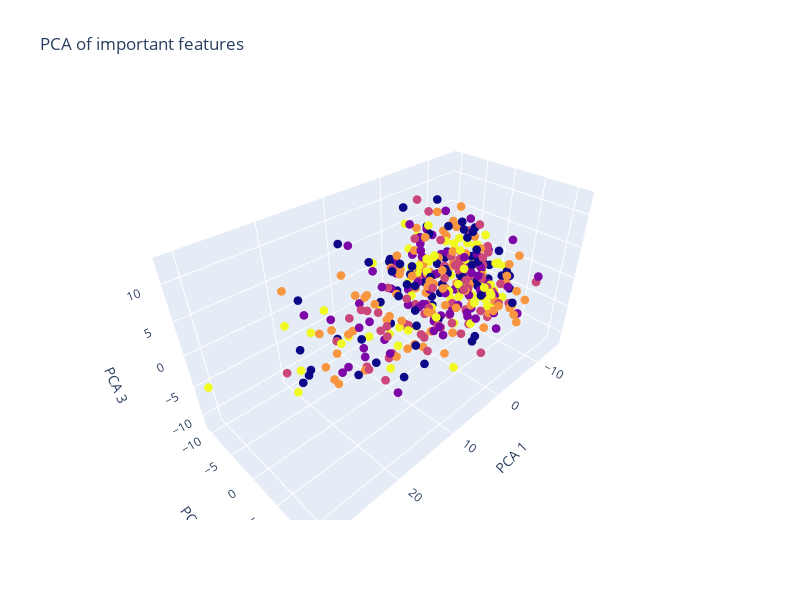

Notebook code for this chart:
### Code cell
# Perform PCA using important features only
pca = PCA(n_components = 3).fit_transform(x[:, forest_importance > 0.002])

fig = go.Figure(data=[go.Scatter3d(
    x = pca[:, 0],
    y = pca[:, 1],
    z = pca[:, 2],
    mode='markers',
    marker=dict(color=y, size = 3)
)])

fig.update_layout(width=800, height=600)
fig.update_layout(scene = dict(xaxis_title = 'PCA 1', yaxis_title = 'PCA 2', zaxis_title = 'PCA 3'))
fig.update_layout(title = 'PCA of important features')
fig.show()

### Figure 1 — Plotly figure (JSON) as saved in the notebook; plotly's stock layout.template omitted (floating-point values rounded to 4 significant figures; data arrays with more than 128 entries replaced by an {"elided": "..."} marker saying what was removed)
{"data": [{"marker": {"color": {"elided": "2500 int values"}, "size": 3}, "mode": "markers", "x": {"elided": "2500 float values"}, "y": {"elided": "2500 float values"}, "z": {"elided": "2500 float values"}, "type": "scatter3d"}], "layout": {"width": 800, "height": 600, "scene": {"xaxis": {"title": {"text": "PCA 1"}}, "yaxis": {"title": {"text": "PCA 2"}}, "zaxis": {"title": {"text": "PCA 3"}}}, "title": {"text": "PCA of important features"}}}
